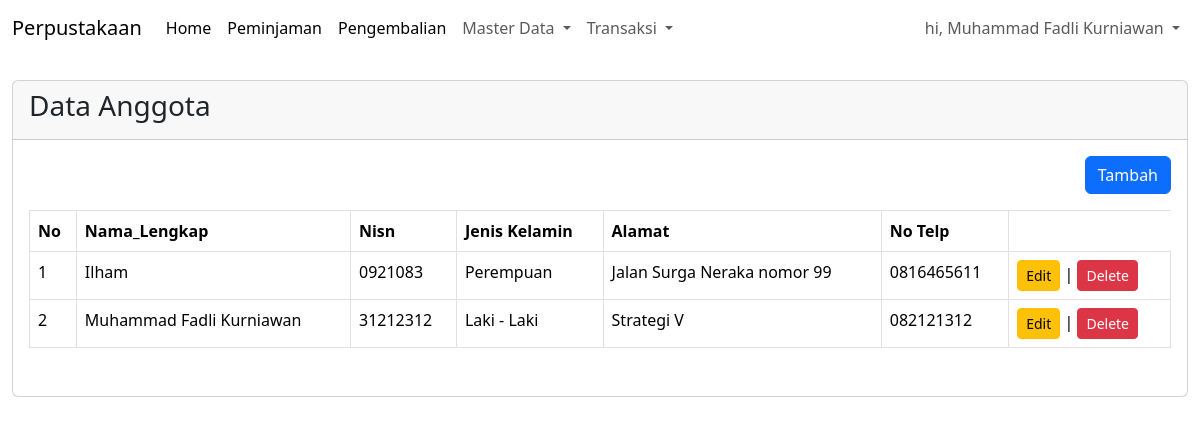
Page /index.php?pg=anggota (signed in) on the committed database.
### tables this page shows
CREATE TABLE `anggota` (
  `id` int(11) NOT NULL,
  `nama_lengkap` varchar(50) NOT NULL,
  `nisn` varchar(20) NOT NULL,
  `jenis_kelamin` enum('Laki - Laki','Perempuan') NOT NULL,
  `alamat` varchar(255) NOT NULL,
  `no_telp` varchar(13) NOT NULL,
  `created_at` timestamp NOT NULL DEFAULT current_timestamp(),
  `updated_at` timestamp NOT NULL DEFAULT current_timestamp() ON UPDATE current_timestamp()
);

### content/anggota.php (the view, shortened to what this page needs)
<?php
$query = mysqli_query($koneksi,"SELECT * from anggota ORDER BY id DESC");
?>
<div class=" mt-4">
    <div class="row">
        <div class="col-sm-12">
            <div class="card">
                <div class="card-header">
                    <h3>Data Anggota</h3>
                </div>
                <div class="card-body">
                    <div class="mb-3" align="right">
                        <a href="?pg=tambah-anggota" class="btn btn-primary">Tambah </a>
                    </div>
                    <div class="table table-responsive">
                        <table class="table table-bordered">
                            <thead>
                                <tr>
                                    <th>No</th>
                                    <th>Nama_Lengkap</th>
                                    <th>Nisn</th>
                                    <th>Jenis Kelamin</th>
                                    <th>Alamat</th>
                                    <th>No Telp</th>
                                </tr>
                            </thead>
                            <tbody>
                                <?php $no = 1; while($rowAnggota = mysqli_fetch_assoc($query)): ?>
                                <tr>
                                    <td><?=$no++?></td>
                                    <td><?= $rowAnggota['nama_lengkap'] ?></td>
                                    <td><?= $rowAnggota['nisn']?></td>
                                    <td><?= $rowAnggota['jenis_kelamin']?></td>
                                    <td><?= $rowAnggota['alamat']?></td>
                                    <td><?= $rowAnggota['no_telp']?></td>
                                    <td><a href="?pg=tambah-anggotar&edit=<?=$rowAnggota['id']?>"
                                            class="btn btn-warning btn-sm">Edit</a> | <a
                                            href="?pg=tambah-anggota&delete=<?=$rowAnggota['id']?>"
                                            class="btn btn-danger btn-sm"
                                            onclick="return confirm('Apakah anda ingin menghapus?')">Delete</a>
                                    </td>
                                </tr>
                                <?php endwhile; ?>
                            </tbody>
                        </table>
                    </div>
                </div>
            </div>
        </div>
    </div>
</div>
</div>

### rows in the picture
anggota: nama_lengkap "Ilham", nisn "0921083", jenis_kelamin "Perempuan", alamat "Jalan Surga Neraka nomor 99", no_telp "0816465611"
anggota: nama_lengkap "Muhammad Fadli Kurniawan", nisn "31212312", jenis_kelamin "Laki - Laki", alamat "Strategi V", no_telp "082121312"

### other values in the picture
$_SESSION['NAMA_LENGKAP'] "Muhammad Fadli Kurniawan"
